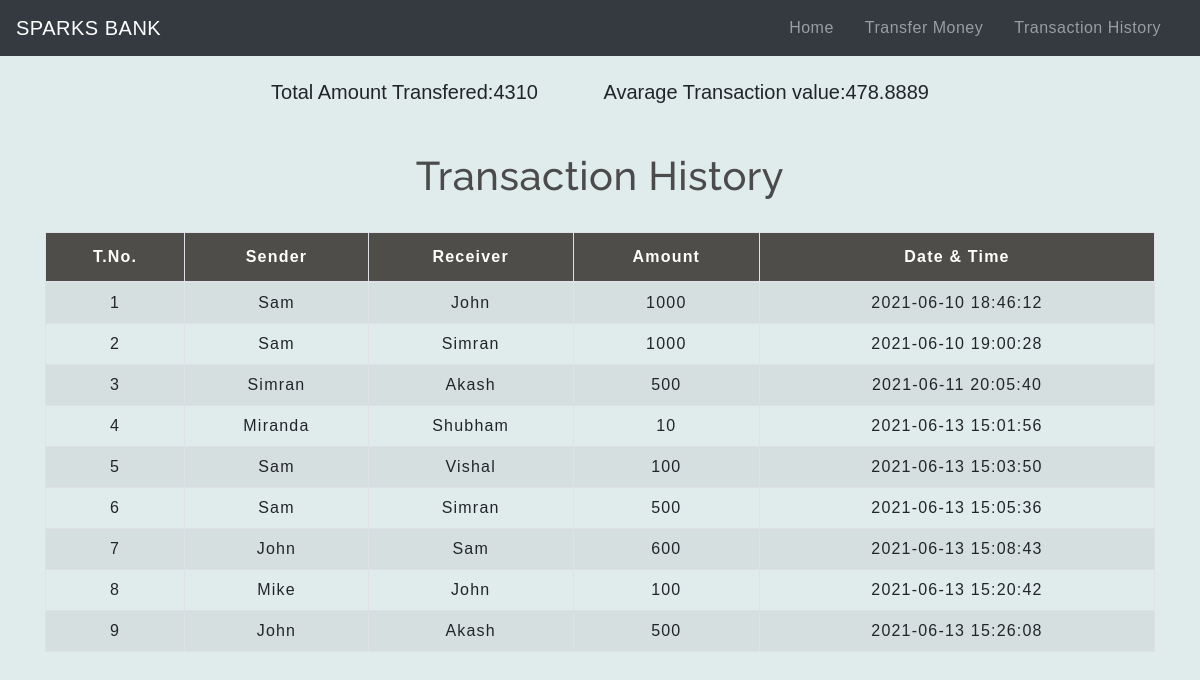
/transaction_history.php, run on the app's committed database.
### tables this page shows
CREATE TABLE `transaction` (
  `tno` int(11) NOT NULL,
  `sender` varchar(20) NOT NULL,
  `receiver` varchar(20) NOT NULL,
  `amount` int(11) NOT NULL,
  `date and time` datetime NOT NULL DEFAULT current_timestamp()
);

### transaction_history.php (the view, shortened to what this page needs)
<!DOCTYPE html>
<html lang="en">
<head>
    <link rel="stylesheet" href="https://stackpath.bootstrapcdn.com/bootstrap/4.5.2/css/bootstrap.min.css"
>
    <link rel="stylesheet" type="text/css" href="css/table.css">
    <link rel="stylesheet" type="text/css" href="css/navbar.css">
</head>
<body style="background-color:#e0ebeb;">
    <?php
  include 'navbar.php';
?>
    <br>
    <?php
       include 'db_config.php';
       $sql ="select avg(amount) as avg_total from transaction";
       $sql1 = "select sum(amount) as sum_total from transaction";
       $sql2  = "select *from transaction";
       $total_avg = mysqli_query($conn, $sql);
       $sum = mysqli_query($conn,$sql1);
       $total = mysqli_query($conn,$sql2);
       $row = mysqli_fetch_assoc($total_avg);
       $final_avg = $row['avg_total'];
       $row = mysqli_fetch_assoc($sum);
       $final_sum = $row['sum_total'];
       echo "<pre><h5>Total Amount Transfered:$final_sum            Avarage Transaction value:$final_avg</h5></pre>";
?>
    <div class="container">
        <h2 class="text-center pt-4">Transaction History</h2>
        <br>
        <div class="table-responsive-sm">
            <table class="table table-hover table-striped table-condensed table-bordered">
                <thead>
                    <tr>
                        <th class="text-center">T.No.</th>
                        <th class="text-center">Sender</th>
                        <th class="text-center">Receiver</th>
                        <th class="text-center">Amount</th>
                        <th class="text-center">Date & Time</th>
                    </tr>
                </thead>
                <tbody>
                    <?php
            while($rows = mysqli_fetch_assoc($total))
            {
        ?>
                    <tr>
                        <td class="py-2"><?php echo $rows['tno']; ?></td>
                        <td class="py-2"><?php echo $rows['sender']; ?></td>
                        <td class="py-2"><?php echo $rows['receiver']; ?></td>
                        <td class="py-2"><?php echo $rows['amount']; ?> </td>
                        <td class="py-2"><?php echo $rows['date and time']; ?> </td>
                        <?php
            }
        ?>
                </tbody>
            </table>
        </div>
    </div>
</body>
</html>

### navbar.php (shortened to what this page needs)
<nav class="navbar navbar-expand-md navbar-dark bg-dark">
      <a class="navbar-brand" href="index.php">SPARKS BANK</a>
      <div class="collapse navbar-collapse" id="collapsibleNavbar">
            <ul class="navbar-nav ml-auto">
              <li class="nav-item">
                <a class="nav-link" href="index.php">Home</a>
              </li>
              <li class="nav-item">
                <a class="nav-link" href="transfer_money.php">Transfer Money</a>
              </li>
              <li class="nav-item">
                <a class="nav-link" href="transaction_history.php">Transaction History</a>
              </li>
          </div>
       </nav>

### css/table.css (style rules this page uses)
* { padding: 0; margin: 0; box-sizing: border-box; font-family: sans-serif; }
h2 { font-size: 40px; }
table { letter-spacing: 1.2px; }
td { text-align: center; }

### css/navbar.css (style rules this page uses)
.nav-link { margin-right: 15px; color:#2F363F; letter-spacing: 0.5px; transition: 0.5s; }
.navbar-brand { color: #4C4B4B; letter-spacing: 0.5px; }
h2 { color: #4C4B4B; letter-spacing: 0.5px; font-family: raleway; }

### transaction_history.php (style rules this page uses)
h5 { text-align: center; }
th { background-color: #4f4d49; color: white; }

### data on the page
transaction: tno "1", sender "Sam", receiver "John", amount "1000", date and time "2021-06-10 18:46:12"
transaction: tno "2", sender "Sam", receiver "Simran", amount "1000", date and time "2021-06-10 19:00:28"
transaction: tno "3", sender "Simran", receiver "Akash", amount "500", date and time "2021-06-11 20:05:40"
transaction: tno "4", sender "Miranda", receiver "Shubham", amount "10", date and time "2021-06-13 15:01:56"
transaction: tno "5", sender "Sam", receiver "Vishal", amount "100", date and time "2021-06-13 15:03:50"
transaction: tno "6", sender "Sam", receiver "Simran", amount "500", date and time "2021-06-13 15:05:36"
transaction: tno "7", sender "John", receiver "Sam", amount "600", date and time "2021-06-13 15:08:43"
transaction: tno "8", sender "Mike", receiver "John", amount "100", date and time "2021-06-13 15:20:42"
transaction: tno "9", sender "John", receiver "Akash", amount "500", date and time "2021-06-13 15:26:08"

### other printed values
$final_sum "4310"
$final_avg "478.8889"
